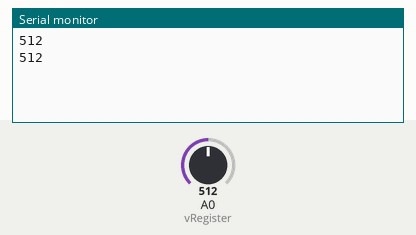
Recording of a sketch running on a simulated Arduino Uno, built with avr-gcc and run on an emulated ATmega328P. On the bench: the last lines printed to the serial monitor. The test bench sets the inputs (shaded band); at power-on: A0 (vRegister) = 512.

Above: at 1.8 s.
1.9 s: A0 (vRegister) set to 716
At 2.8 s:
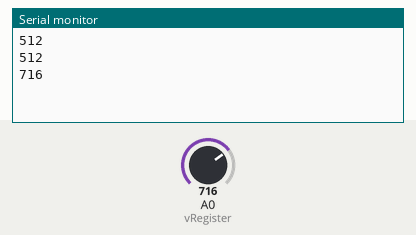
3.4 s: A0 (vRegister) set to 900
At 4.8 s:
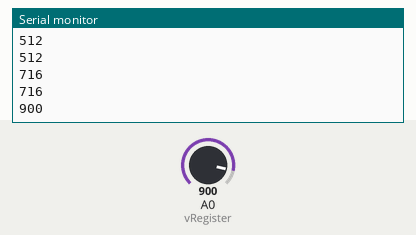
Timing chart, 0 to 6.4 s (numbered marks = the images above; inputs shaded):
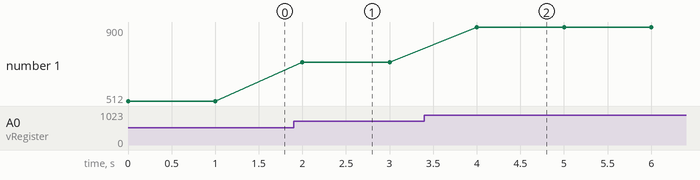

Measured:
- after the input at 1.9 s, the serial monitor: prints a new line after 0.10 s (image 1)
- after the input at 3.4 s, the serial monitor: prints a new line after 0.60 s (image 2)
- plotted number 1: 512 → 716 after the input at 1.9 s, 716 → 900 after the input at 3.4 s

The sketch:

LAB_5_1_1_201812145_.ino
```cpp
// A0핀(아날로그 입력 핀)에 가변저항 연결
int vRegister=A0;

void setup() {
  Serial.begin(9600);
  pinMode(vRegister,INPUT);
}

void loop() {
  //가변저항의 값을 읽어 출력
  Serial.println(analogRead(vRegister));
  delay(1000);
}
```
